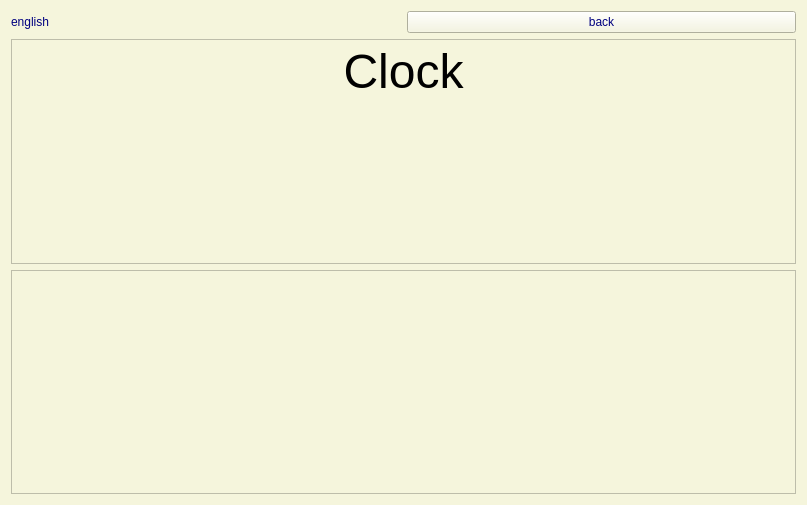
<?xml version="1.0" encoding="UTF-8"?>
<ui version="4.0">
 <class>englishoverlay</class>
 <widget class="QWidget" name="englishoverlay">
  <property name="geometry">
   <rect>
    <x>0</x>
    <y>0</y>
    <width>807</width>
    <height>505</height>
   </rect>
  </property>
  <property name="sizePolicy">
   <sizepolicy hsizetype="Expanding" vsizetype="Expanding">
    <horstretch>0</horstretch>
    <verstretch>0</verstretch>
   </sizepolicy>
  </property>
  <property name="windowTitle">
   <string>Form</string>
  </property>
  <property name="styleSheet">
   <string notr="true">background-color: beige;
</string>
  </property>
  <layout class="QGridLayout" name="gridLayout">
   <item row="0" column="0">
    <widget class="QLabel" name="label">
     <property name="styleSheet">
      <string notr="true">color: navy;</string>
     </property>
     <property name="text">
      <string>english</string>
     </property>
    </widget>
   </item>
   <item row="3" column="0" colspan="2">
    <widget class="QTextEdit" name="textEdit">
     <property name="html">
      <string>&lt;!DOCTYPE HTML PUBLIC &quot;-//W3C//DTD HTML 4.0//EN&quot; &quot;http://www.w3.org/TR/REC-html40/strict.dtd&quot;&gt;
&lt;html&gt;&lt;head&gt;&lt;meta name=&quot;qrichtext&quot; content=&quot;1&quot; /&gt;&lt;meta charset=&quot;utf-8&quot; /&gt;&lt;style type=&quot;text/css&quot;&gt;
p, li { white-space: pre-wrap; }
hr { height: 1px; border-width: 0; }
li.unchecked::marker { content: &quot;\2610&quot;; }
li.checked::marker { content: &quot;\2612&quot;; }
&lt;/style&gt;&lt;/head&gt;&lt;body style=&quot; font-family:'.AppleSystemUIFont'; font-size:13pt; font-weight:400; font-style:normal;&quot;&gt;
&lt;p align=&quot;center&quot; style=&quot; margin-top:0px; margin-bottom:0px; margin-left:0px; margin-right:0px; -qt-block-indent:0; text-indent:0px;&quot;&gt;&lt;span style=&quot; font-size:36pt;&quot;&gt;Clock&lt;/span&gt;&lt;/p&gt;&lt;/body&gt;&lt;/html&gt;</string>
     </property>
    </widget>
   </item>
   <item row="5" column="0" colspan="2">
    <widget class="QListWidget" name="listWidget"/>
   </item>
   <item row="0" column="1">
    <widget class="QPushButton" name="backButton">
     <property name="sizePolicy">
      <sizepolicy hsizetype="Preferred" vsizetype="Preferred">
       <horstretch>0</horstretch>
       <verstretch>0</verstretch>
      </sizepolicy>
     </property>
     <property name="styleSheet">
      <string notr="true">color: navy;</string>
     </property>
     <property name="text">
      <string>back</string>
     </property>
    </widget>
   </item>
  </layout>
 </widget>
 <resources/>
 <connections/>
</ui>
